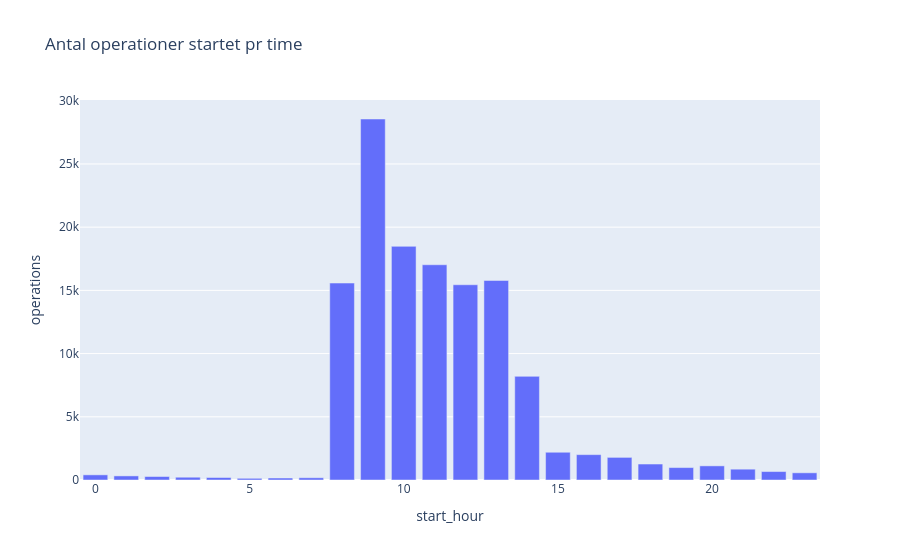

Notebook source saved alongside this figure:
### Code cell
fig = px.bar(
    ops_per_hour,
    x="start_hour",
    y="operations",
    title="Antal operationer startet pr time"
)

fig.show()

### Figure 1 — Plotly figure (JSON) as saved in the notebook; plotly's stock layout.template omitted (floating-point values rounded to 4 significant figures)
{"data": [{"hovertemplate": "start_hour=%{x}<br>operations=%{y}<extra></extra>", "legendgroup": "", "marker": {"color": "#636efa", "pattern": {"shape": ""}}, "name": "", "orientation": "v", "showlegend": false, "textposition": "auto", "type": "bar", "x": [0.0, 1.0, 2.0, 3.0, 4.0, 5.0, 6.0, 7.0, 8.0, 9.0, 10.0, 11.0, 12.0, 13.0, 14.0, 15.0, 16.0, 17.0, 18.0, 19.0, 20.0, 21.0, 22.0, 23.0], "xaxis": "x", "y": [407, 324, 275, 219, 198, 134, 157, 177, 15580, 28556, 18482, 17026, 15445, 15784, 8198, 2195, 2006, 1789, 1263, 983, 1118, 856, 668, 569], "yaxis": "y"}], "layout": {"barmode": "relative", "legend": {"tracegroupgap": 0}, "title": {"text": "Antal operationer startet pr time"}, "xaxis": {"anchor": "y", "domain": [0, 1], "title": {"text": "start_hour"}}, "yaxis": {"anchor": "x", "domain": [0, 1], "title": {"text": "operations"}}}}
